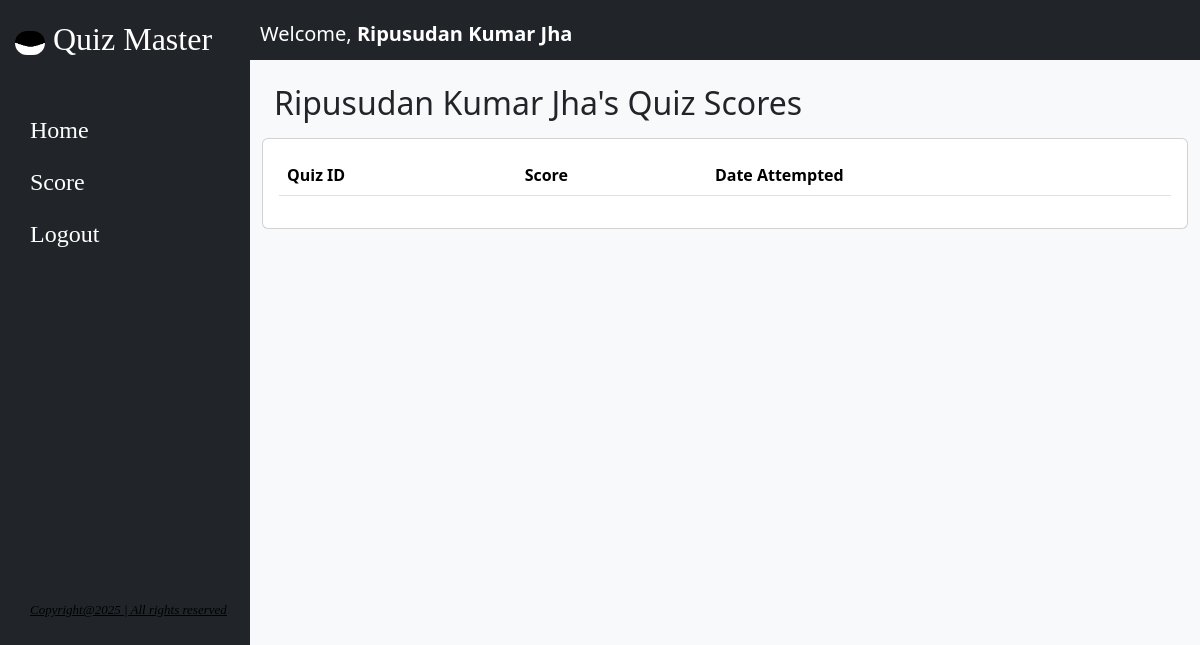
The page /user_scores/2 on the database as committed earlier.
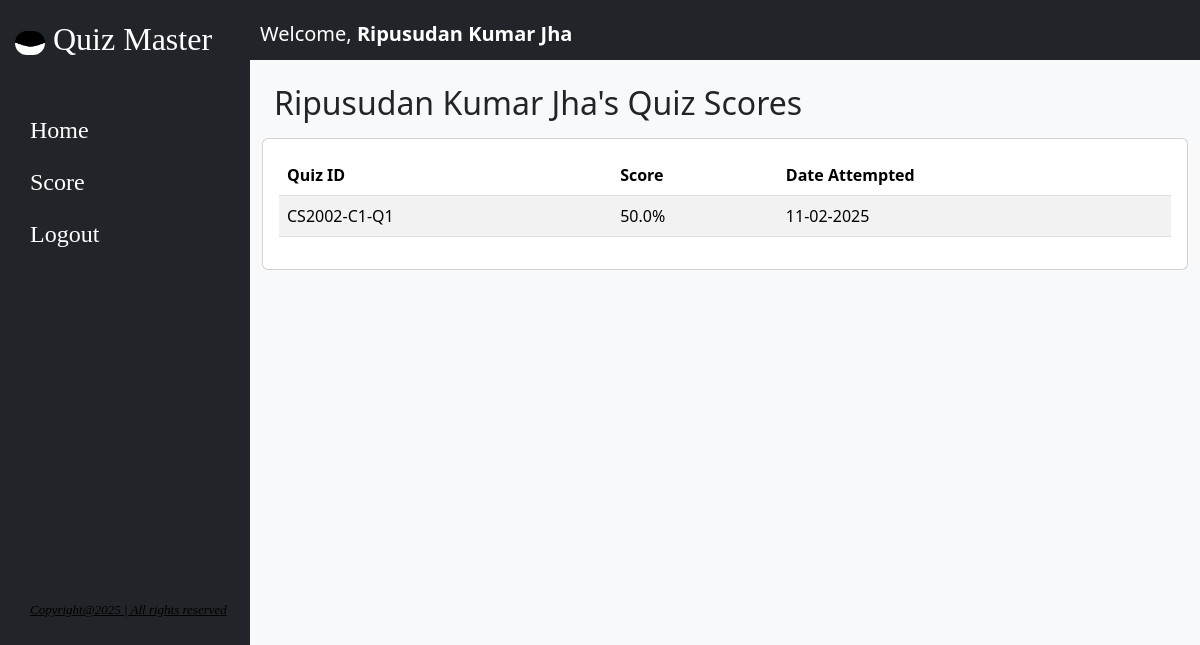
The same page on the database as committed later.
### model.py (models this page shows)
class Scores(db.Model):
    id = db.Column(db.Integer, primary_key=True , autoincrement=True)
    quiz_id = db.Column(db.String, db.ForeignKey('quiz.id'), nullable=False)
    user_id = db.Column(db.Integer, db.ForeignKey('user.id'), nullable=False)
    attempt_time = db.Column(db.DateTime, default=datetime.utcnow, nullable=False)
    total = db.Column(db.Float, nullable=False)
    user_details = db.relationship('User', back_populates='quiz_scores')
    exam = db.relationship('Quiz', back_populates='scores')

class Quiz(db.Model):
    id = db.Column(db.String(50), primary_key=True)
    chapter_id = db.Column(db.String(50), db.ForeignKey("chapters.id"), nullable=False)
    quiz_date = db.Column(db.DateTime, nullable=False)
    duration = db.Column(db.String(10), nullable=False)
    remarks = db.Column(db.String(200), nullable=True)
    scores = db.relationship('Scores', back_populates='exam')
    questions = db.relationship('Question', back_populates='exam')
    chapter = db.relationship('Chapters', back_populates='exams')

### app.py (the view)
@app.route('/user_scores/<int:user_id>', methods=['GET'])
def UserScores(user_id):
    user = User.query.get(user_id)
    if not user:
        return "User not found", 404
    scores = Scores.query.filter_by(user_id=user_id).all()
    responses = UserResponse.query.filter_by(user_id=user_id).all()
    return render_template('user_scores.html', user=user, scores=scores , responses=responses)

### templates/user_scores.html (shortened to what this page needs)
{% extends 'user_base.html' %}
{% block content %}
<div class="container mt-2">
  <h2>{{ user.fullname }}'s Quiz Scores</h2>
</div>
<div class="row mt-3">
  <div class="col">
    <div class="card">
      <div class="card-body">
        <table class="table table-striped">
          <thead>
            <tr>
              <th>Quiz ID</th>
              <th>Score</th>
              <th>Date Attempted</th>
            </tr>
          </thead>
          <tbody>
            {% for score in scores %}
            <tr>
              <td>{{ score.exam.id }}</td>
              <td>{{ score.total }}%</td>
              <td>{{ score.attempt_time.strftime('%d-%m-%Y') }}</td>
            </tr>
            {% endfor %}
          </tbody>
        </table>
      </div>
    </div>
  </div>
</div>
{% endblock %}

Rows that differ between the two databases and show on the page:
added Scores: exam.id "CS2002-C1-Q1", total "50.0", attempt_time "11-02-2025"
